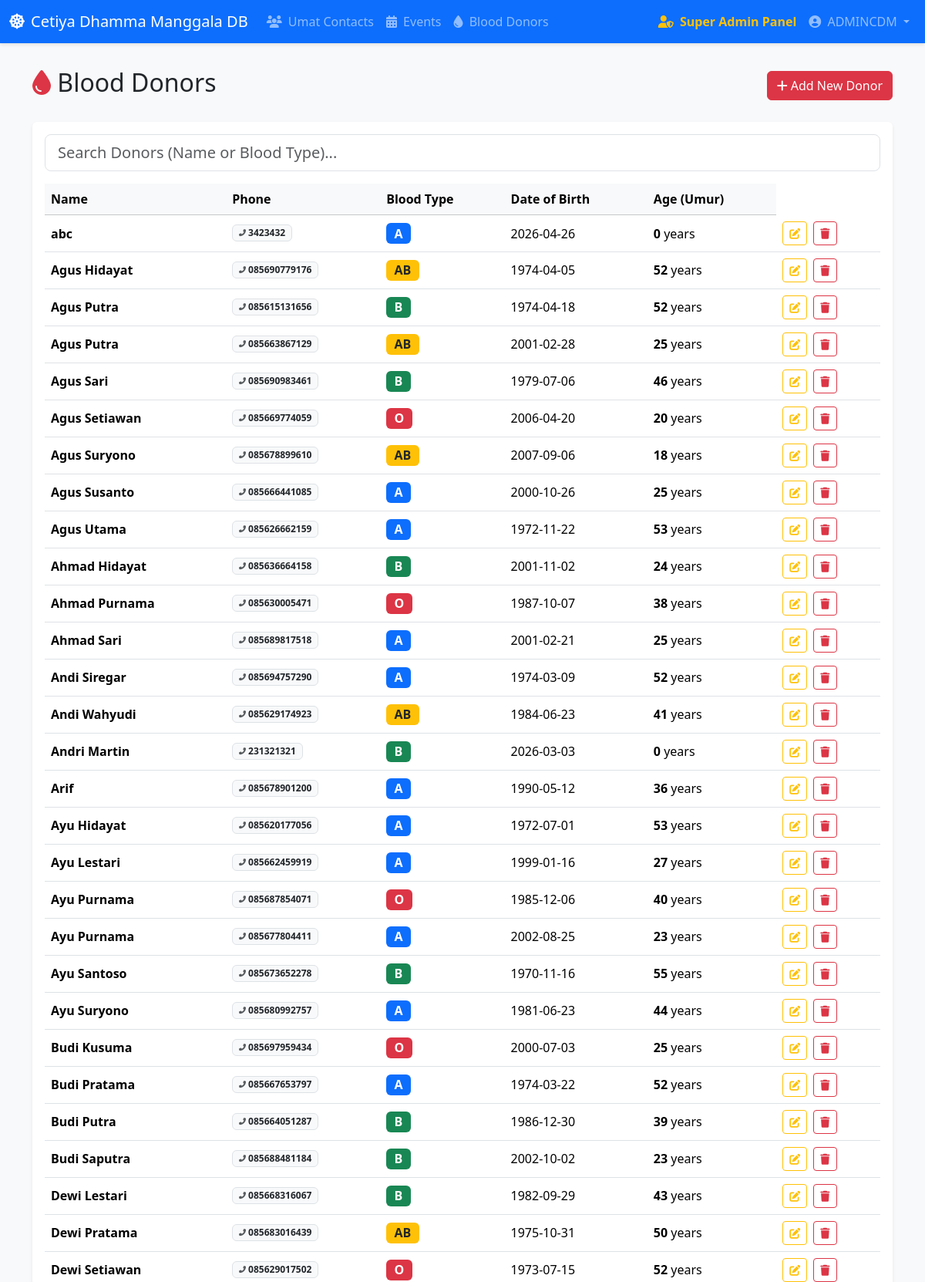
Page /blood-donors (signed in, upper part) on the committed database.
### models.py (models this page shows)
class Admin(Base):
    __tablename__ = 'admins'
    id = Column(Integer, primary_key=True, index=True)
    username = Column(String, unique=True, index=True)
    password = Column(String)
    role = Column(String, default="subadmin") # "superadmin" or "subadmin"
    activities = relationship("ActivityLog", back_populates="admin")

class BloodDonor(Base):
    __tablename__ = 'blood_donors'
    id = Column(Integer, primary_key=True, index=True)
    name = Column(String, index=True)
    phone = Column(String, index=True)
    blood_type = Column(String, index=True)
    date_of_birth = Column(Date)

### main.py (the view)
@app.get("/blood-donors", response_class=HTMLResponse)
def read_blood_donors(request: Request, db: Session = Depends(get_db), admin: models.Admin = Depends(require_admin)):
    donors = db.query(models.BloodDonor).order_by(func.lower(models.BloodDonor.name).asc()).all()
    today = date.today()
    donors_with_age = []
    for donor in donors:
        if donor.date_of_birth:
            age = today.year - donor.date_of_birth.year - ((today.month, today.day) < (donor.date_of_birth.month, donor.date_of_birth.day))
        else:
            age = None
        donors_with_age.append({"donor": donor, "age": age})
    return templates.TemplateResponse(request=request, name="blood_donors.html", context={"donors_data": donors_with_age, "admin": admin})

### templates/blood_donors.html (shortened to what this page needs)
{% extends "base.html" %}
{% block content %}
<div class="row mb-4 align-items-center">
    <div class="col-md-6">
        <h2><i class="fas fa-tint text-danger"></i> Blood Donors</h2>
    </div>
    <div class="col-md-6 text-end">
        <button class="btn btn-danger" data-bs-toggle="modal" data-bs-target="#addDonorModal">
            <i class="fas fa-plus"></i> Add New Donor
        </button>
    </div>
</div>
<div class="card shadow-sm rounded border-danger">
    <div class="card-body">
        <div class="mb-3">
            <input type="text" id="searchDonorInput" class="form-control form-control-lg" placeholder="Search Donors (Name or Blood Type)...">
        </div>
        <div class="table-responsive">
            <table class="table table-hover align-middle" id="donorsTable">
                <thead class="table-light">
                    <tr>
                        <th>Name</th>
                        <th>Phone</th>
                        <th>Blood Type</th>
                        <th>Date of Birth</th>
                        <th>Age (Umur)</th>
                    </tr>
                </thead>
                <tbody>
                    {% for item in donors_data %}
                    <tr data-search="{{ item.donor.name }} {{ item.donor.blood_type }}">
                        <td><strong>{{ item.donor.name }}</strong></td>
                        <td>
                            {% if item.donor.phone %}
                                {% for p in item.donor.phone.split(',') %}
                                    {% if p.strip() %}
                                        <div class="mb-1"><span class="badge bg-light text-dark border"> {{ p.strip() }}</span></div>
                                    {% endif %}
                                {% endfor %}
                            {% else %}
                                <span class="text-muted">-</span>
                            {% endif %}
                        </td>
                        <td>
                            {% set bt = item.donor.blood_type %}
                            {% if bt == 'A' %}
                                <span class="badge bg-primary fs-6">{{ bt }}</span>
                            {% elif bt == 'B' %}
                                <span class="badge bg-success fs-6">{{ bt }}</span>
                            {% elif bt == 'O' %}
                                <span class="badge bg-danger fs-6">{{ bt }}</span>
                            {% elif bt == 'AB' %}
                                <span class="badge bg-warning text-dark fs-6">{{ bt }}</span>
                            {% else %}
                                <span class="badge bg-secondary fs-6">{{ bt }}</span>
                            {% endif %}
                        </td>
                        <td>{{ item.donor.date_of_birth }}</td>
                        <td>
                            {% if item.age is not none %}
                                <strong>{{ item.age }}</strong> years
                            {% else %}
                                <span class="text-muted">Unknown</span>
                            {% endif %}
                        <td>
                            <div class="d-flex gap-2">
                                <button class="btn btn-sm btn-outline-warning" onclick="openEditDonorModal({{ item.donor.id }}, '{{ item.donor.name }}', '{{ item.donor.phone }}', '{{ item.donor.blood_type }}', '{{ item.donor.date_of_birth }}')">
                                    <i class="fas fa-edit"></i>
                                </button>
                                <button class="btn btn-sm btn-outline-danger" onclick="openDeleteDonorModal({{ item.donor.id }}, '{{ item.donor.name }}')">
                                    <i class="fas fa-trash"></i>
                                </button>
                            </div>
                        </td>
                    </tr>
                    {% endfor %}
                </tbody>
            </table>
        </div>
    </div>
</div>
{% endblock %}

### templates/base.html (shortened to what this page needs)
<!DOCTYPE html>
<html lang="en">
<head>
    <link href="https://cdn.jsdelivr.net/npm/bootstrap@5.3.2/dist/css/bootstrap.min.css" rel="stylesheet">
    <link rel="stylesheet" href="https://cdnjs.cloudflare.com/ajax/libs/font-awesome/6.4.2/css/all.min.css">
    <link href="https://cdn.jsdelivr.net/npm/select2@4.1.0-rc.0/dist/css/select2.min.css" rel="stylesheet" />
</head>
<body>
    <nav class="navbar navbar-expand-lg navbar-dark bg-primary">
        <div class="container-fluid">
            <a class="navbar-brand" href="/">
                <i class="fas fa-dharmachakra me-2"></i>Cetiya Dhamma Manggala DB
            </a>
            <div class="collapse navbar-collapse" id="navbarNav">
                <ul class="navbar-nav me-auto mb-2 mb-lg-0">
                    <li class="nav-item">
                        <a class="nav-link" href="/"><i class="fas fa-users me-1"></i> Umat Contacts</a>
                    </li>
                    <li class="nav-item">
                        <a class="nav-link" href="/events"><i class="fas fa-calendar-alt me-1"></i> Events</a>
                    </li>
                    <li class="nav-item">
                        <a class="nav-link" href="/blood-donors"><i class="fas fa-tint me-1"></i> Blood Donors</a>
                    </li>
                </ul>
                {% if admin %}
                <ul class="navbar-nav">
                    {% if admin.role == 'superadmin' %}
                    <li class="nav-item">
                        <a class="nav-link text-warning fw-bold" href="/superadmin"><i class="fas fa-user-shield me-1"></i> Super Admin Panel</a>
                    </li>
                    {% endif %}
                    <li class="nav-item dropdown">
                        <a class="nav-link dropdown-toggle" href="#" id="navbarDropdown" role="button" data-bs-toggle="dropdown" aria-expanded="false">
                            <i class="fas fa-user-circle me-1"></i> {{ admin.username }}
                        </a>
                    </li>
                </ul>
                {% endif %}
            </div>
        </div>
    </nav>
    <div class="container">
        {% block content %}{% endblock %}
    </div>
</body>
</html>

### templates/base.html (style rules this page uses)
body { background-color: #f8f9fa; }
.navbar { box-shadow: 0 2px 4px rgba(0, 0, 0, .1); }
.container { margin-top: 2rem; margin-bottom: 2rem; }
.card { box-shadow: 0 4px 6px rgba(0, 0, 0, .05); border: none; }

### rows in the picture
Admin: username "ADMINCDM"
BloodDonor: donor.name "abc", strip "3423432", donor.date_of_birth "2026-04-26"
BloodDonor: donor.name "Agus Hidayat", strip "085690779176", donors_data "AB", donor.date_of_birth "1974-04-05"
BloodDonor: donor.name "Agus Putra", strip "085615131656", donor.date_of_birth "1974-04-18"
BloodDonor: donor.name "Agus Putra", strip "085663867129", donors_data "AB", donor.date_of_birth "2001-02-28"
BloodDonor: donor.name "Agus Sari", strip "085690983461", donor.date_of_birth "1979-07-06"
BloodDonor: donor.name "Agus Setiawan", strip "085669774059", donor.date_of_birth "2006-04-20"
BloodDonor: donor.name "Agus Suryono", strip "085678899610", donors_data "AB", donor.date_of_birth "2007-09-06"
BloodDonor: donor.name "Agus Susanto", strip "085666441085", donor.date_of_birth "2000-10-26"
BloodDonor: donor.name "Agus Utama", strip "085626662159", donor.date_of_birth "1972-11-22"
BloodDonor: donor.name "Ahmad Hidayat", strip "085636664158", donor.date_of_birth "2001-11-02"
BloodDonor: donor.name "Ahmad Purnama", strip "085630005471", donor.date_of_birth "1987-10-07"
BloodDonor: donor.name "Ahmad Sari", strip "085689817518", donor.date_of_birth "2001-02-21"
BloodDonor: donor.name "Andi Siregar", strip "085694757290", donor.date_of_birth "1974-03-09"
BloodDonor: donor.name "Andi Wahyudi", strip "085629174923", donors_data "AB", donor.date_of_birth "1984-06-23"
BloodDonor: donor.name "Andri Martin", strip "231321321", donor.date_of_birth "2026-03-03"
BloodDonor: donor.name "Arif", strip "085678901200", donor.date_of_birth "1990-05-12"
BloodDonor: donor.name "Ayu Hidayat", strip "085620177056", donor.date_of_birth "1972-07-01"
BloodDonor: donor.name "Ayu Lestari", strip "085662459919", donor.date_of_birth "1999-01-16"
BloodDonor: donor.name "Ayu Purnama", strip "085687854071", donor.date_of_birth "1985-12-06"
BloodDonor: donor.name "Ayu Purnama", strip "085677804411", donor.date_of_birth "2002-08-25"
BloodDonor: donor.name "Ayu Santoso", strip "085673652278", donor.date_of_birth "1970-11-16"
BloodDonor: donor.name "Ayu Suryono", strip "085680992757", donor.date_of_birth "1981-06-23"
BloodDonor: donor.name "Budi Kusuma", strip "085697959434", donor.date_of_birth "2000-07-03"
BloodDonor: donor.name "Budi Pratama", strip "085667653797", donor.date_of_birth "1974-03-22"
BloodDonor: donor.name "Budi Putra", strip "085664051287", donor.date_of_birth "1986-12-30"
BloodDonor: donor.name "Budi Saputra", strip "085688481184", donor.date_of_birth "2002-10-02"
BloodDonor: donor.name "Dewi Lestari", strip "085668316067", donor.date_of_birth "1982-09-29"
BloodDonor: donor.name "Dewi Pratama", strip "085683016439", donors_data "AB", donor.date_of_birth "1975-10-31"
BloodDonor: donor.name "Dewi Setiawan", strip "085629017502", donor.date_of_birth "1973-07-15"

### other values in the picture
{{ bt }} "A" "A" "A" "A" "A" "A" "A" "A" "A" "A" "A"
{{ item.age }} "0" "52" "52" "25" "46" "20" "18" "25" "53" "24" "38" "25" "52" "41" "0" "36" "53" "27" "40" "23" "55" "44" "25" "52" "39" "23" "43" "50" "52"
{{ bt }} "B" "B" "B" "B" "B" "B" "B" "B"
{{ bt }} "O" "O" "O" "O" "O"
